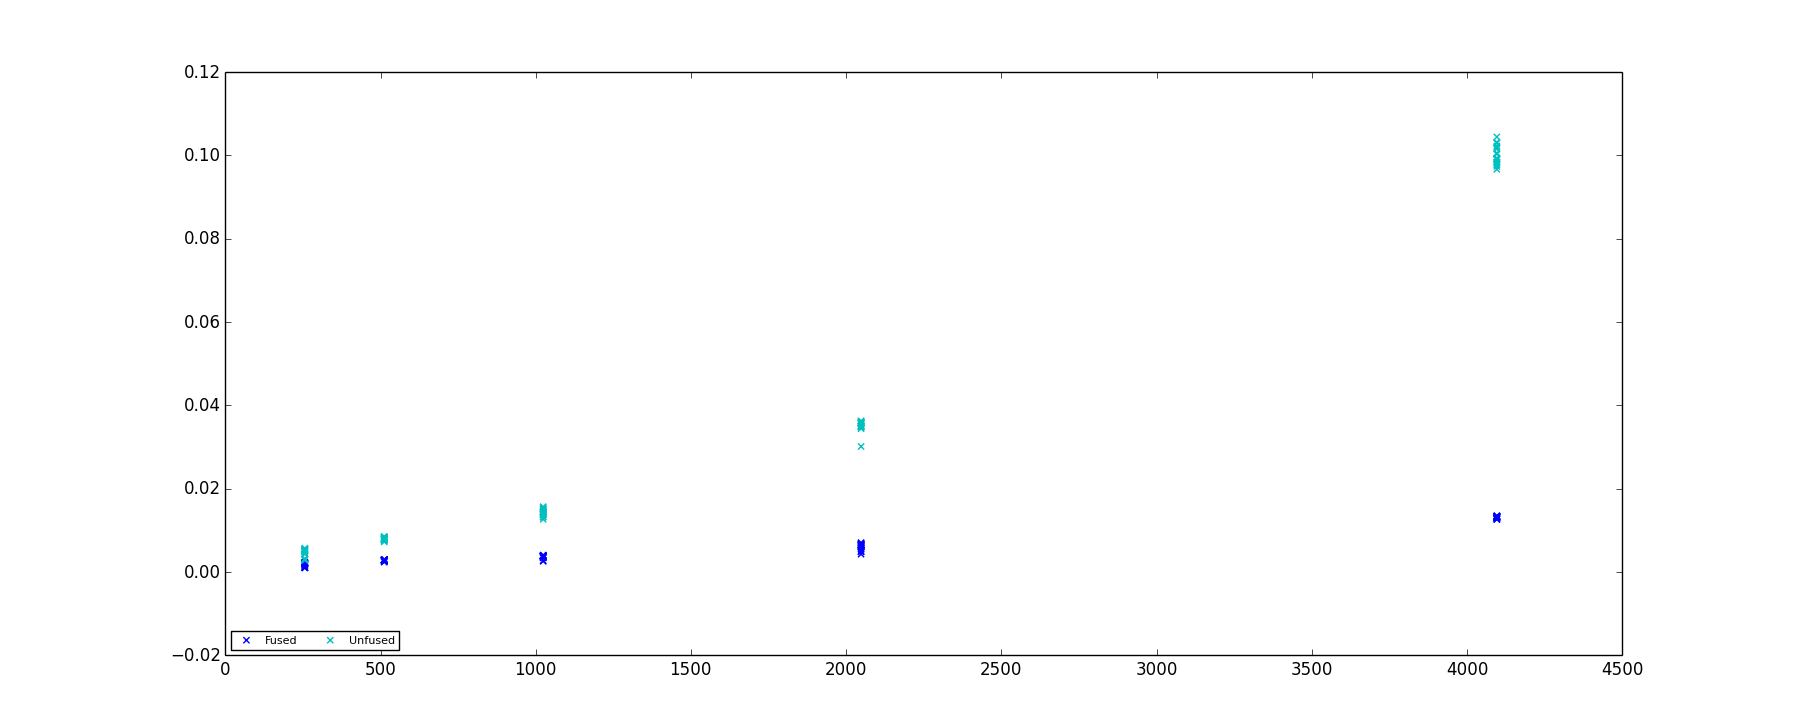

This figure's Python source:
from hindemith.fusion.core import fuse
from hindemith.operations.dense_linear_algebra.core import scalar_array_mul

from stencil_code.stencil_kernel import StencilKernel
import numpy

from ctree.util import Timer


radius = 1


class Stencil(StencilKernel):
    @property
    def dim(self):
        return 2

    @property
    def ghost_depth(self):
        return 1

    def neighbors(self, pt, defn=0):
        if defn == 0:
            for x in range(-radius, radius+1):
                for y in range(-radius, radius+1):
                    yield (pt[0] - x, pt[1] - y)

    def kernel(self, in_grid, out_grid):
        for x in self.interior_points(out_grid):
            for y in self.neighbors(x, 0):
                out_grid[x] += in_grid[y]


x = []
iterations = 20
results = [[] for _ in range(3)]

for width in (2**x for x in range(8, 13)):
    stencil1 = Stencil(backend='ocl')
    stencil2 = Stencil(backend='ocl')

    @fuse
    def fused_f(A, B):
        C = stencil1(A)
        D = scalar_array_mul(3, C)
        return D

    def unfused_f(A, B):
        C = stencil2(A)
        D = scalar_array_mul(3, C)
        return D

    A = numpy.random.rand(width, width).astype(numpy.float32)
    B = numpy.random.rand(width, width).astype(numpy.float32)
    C = numpy.random.rand(width, width).astype(numpy.float32)

    fused_f(A, B)
    unfused_f(A, B)

    for _ in range(iterations):
        x.append(width)
        with Timer() as fused_time:
            a = fused_f(A, B)
        results[0].append(fused_time.interval)

        unfused_f(A, B)
        with Timer() as unfused_time:
            b = unfused_f(A, B)
        results[1].append(unfused_time.interval)

        # numpy.testing.assert_array_almost_equal(a, stencil2(A) * 3)

colors = ['b', 'c', 'r']
import matplotlib.pyplot as plt

r1 = plt.scatter(x, results[0], marker='x', color=colors[0])
r2 = plt.scatter(x, results[1], marker='x', color=colors[1])

plt.legend((r1, r2),
           ('Fused', 'Unfused'),
           scatterpoints=1,
           loc='lower left',
           ncol=3,
           fontsize=8)
plt.show()
